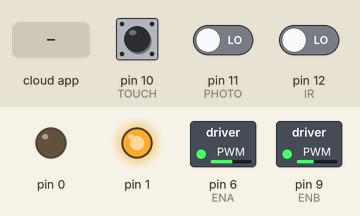
Recording of a sketch running on a simulated Arduino Uno, built with avr-gcc and run on an emulated ATmega328P. Shown: switched loads named in the sketch (green lamp = pin HIGH), output pins drawn as LEDs (lit = HIGH). Inputs (shaded band) come from the test bench; at power-on: pin 10 (TOUCH) LOW, pin 11 (PHOTO) LOW, pin 12 (IR) LOW. The ROS host is connected and sends only what is stated.

Above: at 1.2 s.
1.3 s: pin 10 (TOUCH) pulled HIGH for 0.15 s
At 2.15 s:
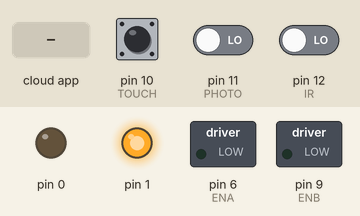
4.8 s: pin 11 (PHOTO) driven HIGH
At 5.7 s:
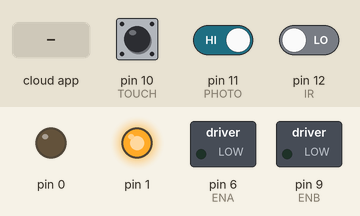
6.3 s: the phone or cloud app sets right_pwm to 45
At 7.5 s:
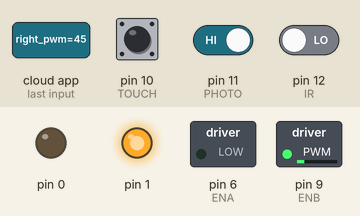
7.8 s: the phone or cloud app sets left_pwm to 45
At 8.8 s:
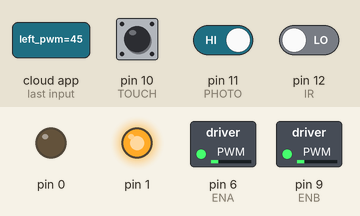
9.3 s: the phone or cloud app sets right_pwm to 0
At 10.0 s:
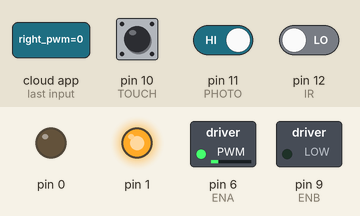
10.8 s: the phone or cloud app sets left_pwm to 90
At 11.1 s:
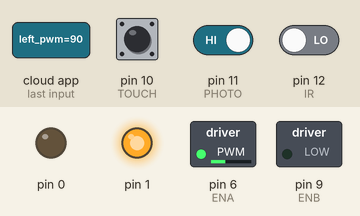
Timing chart, 0 to 13.3 s (numbered marks = the images above; inputs shaded):
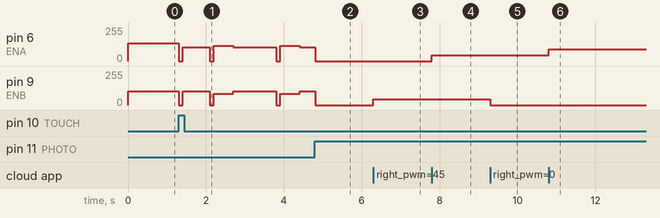

Measured:
- after the input at 1.3 s, pin 6 (ENA): 135/255 → 0/255 at once, → 105/255 0.10 s later, → 0/255 0.70 s later, → 115/255 0.10 s later, … (8 changes in this stretch); pin 9 (ENB): 105/255 → 0/255 at once, → 105/255 0.10 s later, → 0/255 0.70 s later, → 85/255 0.10 s later, … (8 changes in this stretch)
- after the input at 4.8 s, pin 6 (ENA), pin 9 (ENB): 105/255 → 0/255 at once
- after the input at 6.3 s, pin 9 (ENB): 0/255 → 45/255 at once
- after the input at 7.8 s, pin 6 (ENA): 0/255 → 45/255 at once
- after the input at 9.3 s, pin 9 (ENB): 45/255 → 0/255 at once
- after the input at 10.8 s, pin 6 (ENA): 45/255 → 90/255 at once

The sketch:

v2.ino
```cpp
#include <ros.h>
#include <std_msgs/Int16.h>
#include <std_msgs/String.h>
#include <std_msgs/Float64.h>

/*
  Note:
  motor side as front
  IN1 High, IN2 LOW  > forward
  IN1 LOW,  IN2 HIGH > backward
  IN3 HIGH, IN4 LOW  > forward
  IN3 LOW,  IN4 HIGH > backward
*/

/*
  Sensor output:
    touch sensor: 1 if touch and 0 otherwise
    photo sensor: 0 if detect light and 1 otherwise
*/

// Left wheel
#define IN1 2
#define IN2 3
#define ENA 6
// Right wheel
#define IN3 4
#define IN4 5
#define ENB 9
// Sensors
#define PHOTO 11
#define TOUCH 10
#define IR 12

ros::NodeHandle nh;

// Motor pwm
int pwm_r = 0, pwm_l = 0;

// Parameters
int trim_ = -15;
int* door_frequency;
int count = 0;

// Sensor data
bool photo, touch, find_door;

double bound[4] = {0.16, 0.11, 0.23, 0.19}; // [0:2] -> 1500, [2:4] -> 600
int door_idx = 2; // 0 -> 1500, 2 -> 600
double ratio;
bool has_find = false;

// callback
void cb_r(const std_msgs::Int16& msg){
  pwm_r = msg.data;
  //nh.loginfo("pwm r update");
}

void cb_l(const std_msgs::Int16& msg){
  pwm_l = msg.data;
  //nh.loginfo("pwm l update");
}

std_msgs::Float64 ratio_data;
std_msgs::String str_state;

// Subscribers and publishers
ros::Subscriber<std_msgs::Int16> sub_right("right_pwm", &cb_r);
ros::Subscriber<std_msgs::Int16> sub_left("left_pwm", &cb_l);
ros::Publisher pub_state("state", &str_state);
ros::Publisher pub_ratio("ratio", &ratio_data);

void setup() {
  // Init ROS node handler
  nh.initNode();
  //while (!nh.connected()) {nh.spinOnce();}
  //delay(10);
  // Subscribers
  nh.subscribe(sub_right);
  nh.subscribe(sub_left);
  // Publisher
  nh.advertise(pub_state);
  nh.advertise(pub_ratio);
  // Get parameters
  //getParameter();
  // Set pinmode
  pinMode(OUTPUT, IN1);
  pinMode(OUTPUT, IN2);
  pinMode(OUTPUT, IN3);
  pinMode(OUTPUT, IN4);
  pinMode(OUTPUT, ENA);
  pinMode(OUTPUT, ENB);
  pinMode(INPUT, PHOTO);
  pinMode(INPUT, TOUCH);
  pinMode(INPUT, IR);
  // Publish first state
  str_state.data = "pi";
  //pub_state.publish(&str_state);
}

void loop() {
  photo = digitalRead(PHOTO); // 1: not light
  touch = digitalRead(TOUCH);
  if(photo and not touch){
    if(millis() < 40000)
      str_state.data = "pi";
    else str_state.data = "random";
  }
  if(!photo)
  {
    str_state.data = "move toward ball";
  }
  if(touch or (!photo and has_find))
  {
    str_state.data = "find door";
    update_ratio();
    has_find = true;
  }
  if(find_door)
  {
    str_state.data = "move toward door";
  }
  pub_state.publish(&str_state);
  if(str_state.data == "pi" or
    str_state.data == "random") {motor_control(pwm_r, pwm_l);} // From topics
  if(str_state.data == "move toward ball"){
    motor_control(0, 0); // Stop first
    long ts = millis();
    while(!digitalRead(TOUCH) and (millis() - ts < 2000)){
      motor_control(120 + trim_, 120 - trim_);
    }
    motor_control(0, 0); // then stop again
  }
  if(str_state.data == "find door"){
    motor_control(0, 0); // Stop first
    motor_control(105, -105);
    long ts = millis();
    while(!find_door and (millis() - ts <3000)){
      update_ratio(); if(find_door) break;
      delay(600); // Rotate CCW about 0.6 second
      motor_control(0, 0); // then stop again
      update_ratio(); if(find_door) break;
      motor_control(100 + trim_, 100 - trim_);
      delay(400);
      update_ratio(); if(find_door) break;
      motor_control(-105, 105);
      delay(400);
    }
  }
  if(str_state.data == "move toward door" or find_door)
  {
    motor_control(0, 0); // Stop first
    motor_control(150 + trim_, 150 - trim_);
    delay(500); // Move toward it for 0.5 second
    motor_control(0, 0); // then stop again
  }
  if(count == 5) count = 0;
  has_find = digitalRead(TOUCH);
  nh.spinOnce();
}
```

getParameter.ino
```cpp
/*void getParameter(void)
{
	nh.getParam("~trim", trim_, 1);
	nh.getParam("~door_frequency", door_frequency, 1);
	if(door_frequency == 1500) door_idx = 0;
	else if(door_frequency == 600) door_idx = 1;
}*/
```

motor_control.ino
```cpp
// Motor control
void motor_control(int pwm_r, int pwm_l)
{
  // Forward
  if(pwm_r >= 0 and pwm_l >= 0){
    digitalWrite(IN1, HIGH);
    digitalWrite(IN2, LOW);
    digitalWrite(IN3, HIGH);
    digitalWrite(IN4, LOW);
    analogWrite(ENA, pwm_l);
    analogWrite(ENB, pwm_r);
  }
  // Left
  else if(pwm_r >= 0 and pwm_l <= 0){
    digitalWrite(IN1, LOW);
    digitalWrite(IN2, HIGH);
    digitalWrite(IN3, HIGH);
    digitalWrite(IN4, LOW);
    analogWrite(ENA, abs(pwm_l));
    analogWrite(ENB, pwm_r);
  }
  // Right
  else if(pwm_r <= 0 and pwm_l >= 0){
    digitalWrite(IN1, HIGH);
    digitalWrite(IN2, LOW);
    digitalWrite(IN3, LOW);
    digitalWrite(IN4, HIGH);
    analogWrite(ENA, pwm_l);
    analogWrite(ENB, abs(pwm_r));
  }
  // Backward
  else{
    digitalWrite(IN1, LOW);
    digitalWrite(IN2, HIGH);
    digitalWrite(IN3, LOW);
    digitalWrite(IN4, HIGH);
    analogWrite(ENA, abs(pwm_l));
    analogWrite(ENB, abs(pwm_r));
  }
}
```

update_ratio.ino
```cpp
void update_ratio(void)
{
	long ts = millis();
	double length_ = 0;
	double data_0_len = 0;
	while(millis() - ts <= 100){ // receive for 0.2 second
		++length_;
		if(digitalRead(IR) == 0){
			++data_0_len;
		}
	}
	ratio = data_0_len / float(length_);
  ratio_data.data = ratio;
  pub_ratio.publish(&ratio_data);
	if(ratio <= bound[door_idx] and ratio >= bound[door_idx+1]) find_door = true;
	else find_door = false;
}
```
